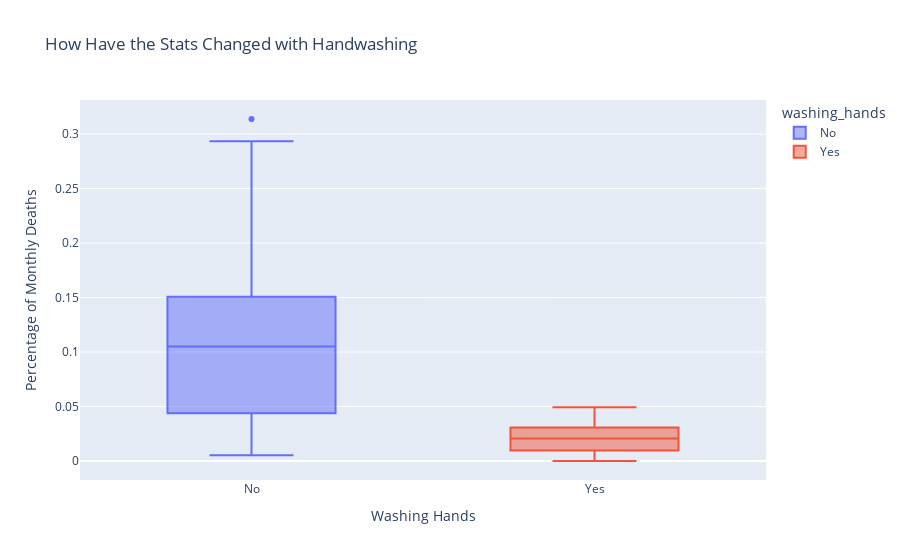

Notebook cell for this chart:
### Code cell
box = px.box(df_monthly,
             x="washing_hands",
             y="pct_deaths",
             color="washing_hands",
             title="How Have the Stats Changed with Handwashing")

box.update_layout(xaxis_title="Washing Hands",
                  yaxis_title="Percentage of Monthly Deaths")

box.show()

### Figure 1 — Plotly figure (JSON) as saved in the notebook; plotly's stock layout.template omitted (floating-point values rounded to 4 significant figures)
{"data": [{"alignmentgroup": "True", "hovertemplate": "washing_hands=%{x}<br>pct_deaths=%{y}<extra></extra>", "legendgroup": "No", "marker": {"color": "#636efa"}, "name": "No", "notched": false, "offsetgroup": "No", "orientation": "v", "showlegend": true, "type": "box", "x": ["No", "No", "No", "No", "No", "No", "No", "No", "No", "No", "No", "No", "No", "No", "No", "No", "No", "No", "No", "No", "No", "No", "No", "No", "No", "No", "No", "No", "No", "No", "No", "No", "No", "No", "No", "No", "No", "No", "No", "No", "No", "No", "No", "No", "No", "No", "No", "No", "No", "No", "No", "No", "No", "No", "No", "No", "No", "No", "No", "No", "No", "No", "No", "No", "No", "No", "No", "No", "No", "No", "No", "No", "No", "No", "No", "No"], "x0": " ", "xaxis": "x", "y": [0.1457, 0.07531, 0.04332, 0.01569, 0.007843, 0.05, 0.08421, 0.01351, 0.01878, 0.1102, 0.2255, 0.2085, 0.1222, 0.1023, 0.1074, 0.03226, 0.06593, 0.2078, 0.2546, 0.1839, 0.2934, 0.2297, 0.3138, 0.1912, 0.1597, 0.1241, 0.1193, 0.06098, 0.04082, 0.005236, 0.01554, 0.02262, 0.176, 0.07143, 0.08051, 0.1516, 0.1128, 0.1703, 0.1731, 0.05833, 0.02679, 0.04369, 0.0632, 0.01224, 0.03226, 0.1102, 0.1055, 0.07591, 0.04745, 0.04452, 0.04231, 0.04392, 0.07143, 0.06122, 0.03586, 0.1055, 0.1484, 0.1094, 0.1049, 0.1339, 0.1809, 0.1543, 0.1897, 0.1344, 0.1015, 0.131, 0.1806, 0.1439, 0.1496, 0.1077, 0.05369, 0.03215, 0.01923, 0.03607, 0.1827, 0.1224], "y0": " ", "yaxis": "y"}, {"alignmentgroup": "True", "hovertemplate": "washing_hands=%{x}<br>pct_deaths=%{y}<extra></extra>", "legendgroup": "Yes", "marker": {"color": "#EF553B"}, "name": "Yes", "notched": false, "offsetgroup": "Yes", "orientation": "v", "showlegend": true, "type": "box", "x": ["Yes", "Yes", "Yes", "Yes", "Yes", "Yes", "Yes", "Yes", "Yes", "Yes", "Yes", "Yes", "Yes", "Yes", "Yes", "Yes", "Yes", "Yes", "Yes", "Yes", "Yes", "Yes"], "x0": " ", "xaxis": "x", "y": [0.02239, 0.012, 0.01894, 0.0458, 0.03957, 0.04472, 0.0293, 0.03534, 0.006873, 0, 0.006557, 0.009585, 0.01136, 0.003717, 0, 0.009615, 0.02341, 0.02903, 0.0134, 0.02233, 0.03085, 0.04926], "y0": " ", "yaxis": "y"}], "layout": {"boxmode": "overlay", "legend": {"title": {"text": "washing_hands"}, "tracegroupgap": 0}, "title": {"text": "How Have the Stats Changed with Handwashing"}, "xaxis": {"anchor": "y", "categoryarray": ["No", "Yes"], "categoryorder": "array", "domain": [0, 1], "title": {"text": "Washing Hands"}}, "yaxis": {"anchor": "x", "domain": [0, 1], "title": {"text": "Percentage of Monthly Deaths"}}}}
